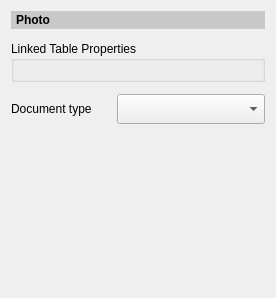
<?xml version="1.0" encoding="UTF-8"?>
<ui version="4.0">
    <class>PhotoDataSourceEditor</class>
    <widget class="QWidget" name="PhotoDataSourceEditor">
        <property name="geometry">
            <rect>
                <x>0</x>
                <y>0</y>
                <width>276</width>
                <height>298</height>
            </rect>
        </property>
        <property name="windowTitle">
            <string>Photo Data Source Editor</string>
        </property>
        <layout class="QGridLayout" name="gridLayout">
            <property name="verticalSpacing">
                <number>12</number>
            </property>
            <item row="1" column="0" colspan="2">
                <layout class="QVBoxLayout" name="vl_notification"/>
            </item>
            <item row="0" column="0" colspan="2">
                <widget class="QLabel" name="label_4">
                    <property name="styleSheet">
                        <string notr="true">padding: 2px; font-weight: bold; background-color: rgb(200, 200, 200);
                        </string>
                    </property>
                    <property name="text">
                        <string>Photo</string>
                    </property>
                </widget>
            </item>
            <item row="4" column="1">
                <spacer name="verticalSpacer">
                    <property name="orientation">
                        <enum>Qt::Vertical</enum>
                    </property>
                    <property name="sizeHint" stdset="0">
                        <size>
                            <width>20</width>
                            <height>118</height>
                        </size>
                    </property>
                </spacer>
            </item>
            <item row="2" column="0" colspan="2">
                <widget class="QGroupBox" name="groupBox">
                    <property name="minimumSize">
                        <size>
                            <width>0</width>
                            <height>0</height>
                        </size>
                    </property>
                    <property name="title">
                        <string>Linked Table Properties</string>
                    </property>
                    <layout class="QGridLayout" name="gridLayout_2">
                        <item row="0" column="0">
                            <widget class="ReferencedTableEditor" name="ref_table" native="true"/>
                        </item>
                    </layout>
                    <zorder>ref_table</zorder>
                    <zorder>ref_table</zorder>
                </widget>
            </item>
            <item row="3" column="0">
                <widget class="QLabel" name="label">
                    <property name="maximumSize">
                        <size>
                            <width>100</width>
                            <height>16777215</height>
                        </size>
                    </property>
                    <property name="text">
                        <string>Document type</string>
                    </property>
                </widget>
            </item>
            <item row="3" column="1">
                <widget class="QComboBox" name="cbo_document_type">
                    <property name="minimumSize">
                        <size>
                            <width>0</width>
                            <height>30</height>
                        </size>
                    </property>
                </widget>
            </item>
        </layout>
    </widget>
    <customwidgets>
        <customwidget>
            <class>ReferencedTableEditor</class>
            <extends>QWidget</extends>
            <header>stdm.ui.composer.referenced_table_editor</header>
            <container>1</container>
        </customwidget>
    </customwidgets>
    <resources/>
    <connections/>
</ui>
